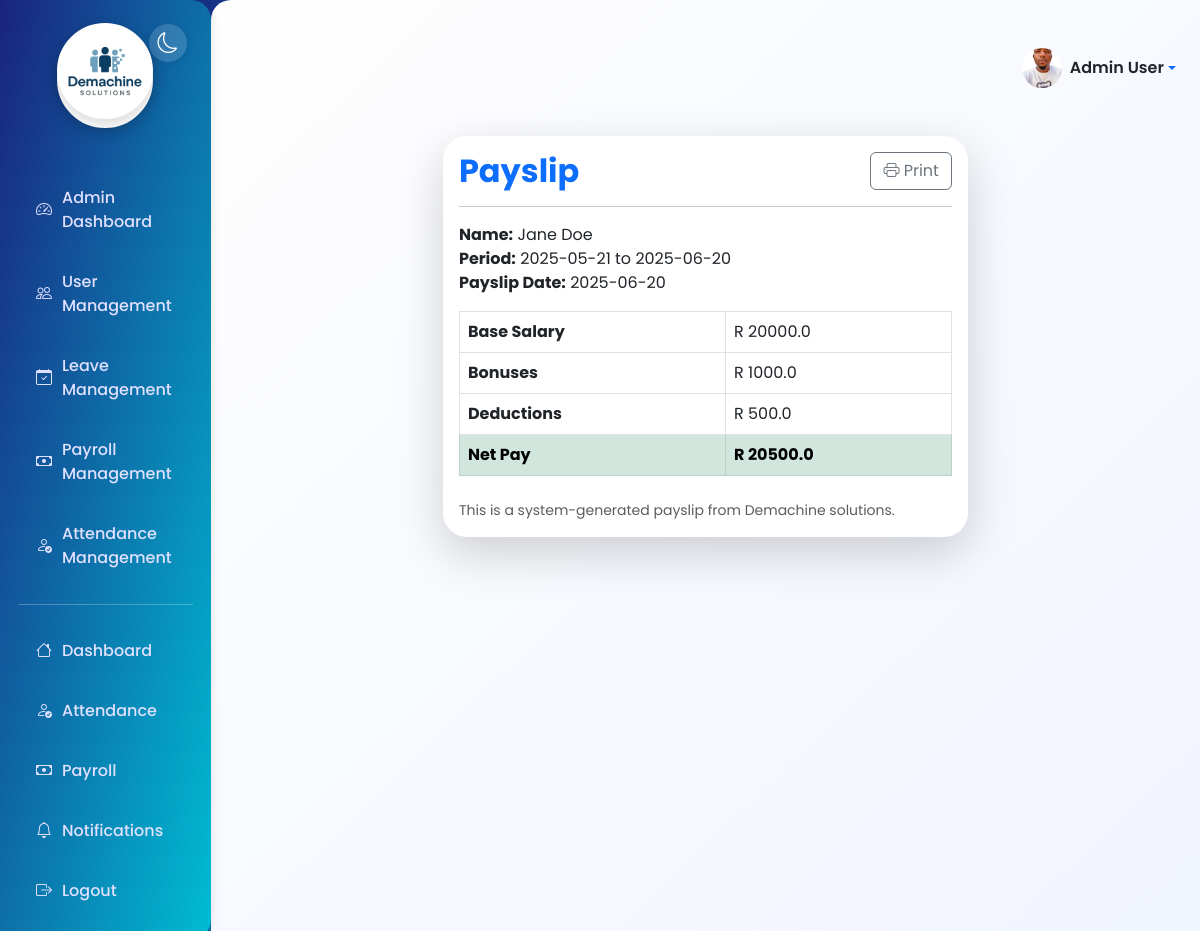
Page /payroll/1/payslip (signed in) on the committed database.
### models.py (models this page shows, shortened)
class User(db.Model, UserMixin):
    id = db.Column(db.Integer, primary_key=True)
    username = db.Column(db.String(80), unique=True, nullable=False)
    email = db.Column(db.String(120), unique=True, nullable=False)
    password_hash = db.Column(db.String(128), nullable=False)
    name = db.Column(db.String(100))
    phone = db.Column(db.String(20))
    role = db.Column(db.String(20), default='user')  # 'admin' or 'user'
    is_active = db.Column(db.Boolean, default=True)
    date_joined = db.Column(db.DateTime, default=datetime.utcnow)
    face_encoding = db.Column(db.PickleType)  # Store face encoding as binary
    profile_picture = db.Column(db.String(255))  # Filename of profile picture
    email_notifications = db.Column(db.Boolean, default=True)
    sms_notifications = db.Column(db.Boolean, default=False)
    is_verified = db.Column(db.Boolean, default=False)
    attendances = db.relationship('Attendance', backref='user', lazy=True)
    leaves = db.relationship('LeaveRequest', backref='user', lazy=True)
    payrolls = db.relationship('Payroll', backref='user', lazy=True)
    notifications = db.relationship('Notification', backref='user', lazy=True)

class Payroll(db.Model):
    id = db.Column(db.Integer, primary_key=True)
    user_id = db.Column(db.Integer, db.ForeignKey('user.id'), nullable=False)
    period_start = db.Column(db.Date, nullable=False)
    period_end = db.Column(db.Date, nullable=False)
    base_salary = db.Column(db.Float, nullable=False)
    bonuses = db.Column(db.Float, default=0.0)
    deductions = db.Column(db.Float, default=0.0)
    net_pay = db.Column(db.Float, nullable=False)
    generated_at = db.Column(db.DateTime, default=datetime.utcnow)

### app.py (the view)
@app.route('/payroll/<int:payroll_id>/payslip')
@login_required
def view_payslip(payroll_id):
    payroll = Payroll.query.get_or_404(payroll_id)
    if payroll.user_id != current_user.id and current_user.role != 'admin':
        abort(403)
    return render_template('payslip.html', payroll=payroll)

### app.py (called while the page is built)
@login_manager.user_loader
def load_user(user_id):
    return User.query.get(int(user_id))

@app.before_request
def before_request():
    if current_user.is_authenticated:
        g.unread_notifications = Notification.query.filter_by(user_id=current_user.id, is_read=False).count()
    else:
        g.unread_notifications = 0

### templates/payslip.html (shortened to what this page needs)
{% extends 'layout.html' %}
{% block content %}
<div class="container py-4">
  <div class="row justify-content-center">
    <div class="col-lg-7">
      <div class="card shadow-lg border-0 mb-4" style="border-radius: 1.5rem;">
        <div class="card-body">
          <div class="d-flex justify-content-between align-items-center mb-3">
            <h2 class="fw-bold text-primary mb-0">Payslip</h2>
            <button onclick="window.print()" class="btn btn-outline-secondary"><i class="bi bi-printer"></i> Print</button>
          </div>
          <hr>
          <div class="mb-3">
            <strong>Name:</strong> {{ payroll.user.name or payroll.user.username }}<br>
            <strong>Period:</strong> {{ payroll.period_start.strftime('%Y-%m-%d') }} to {{ payroll.period_end.strftime('%Y-%m-%d') }}<br>
            <strong>Payslip Date:</strong> {{ payroll.generated_at.strftime('%Y-%m-%d') }}
          </div>
          <table class="table table-bordered mb-4">
            <tbody>
              <tr><th>Base Salary</th><td>R {{ payroll.base_salary }}</td></tr>
              <tr><th>Bonuses</th><td>R {{ payroll.bonuses }}</td></tr>
              <tr><th>Deductions</th><td>R {{ payroll.deductions }}</td></tr>
              <tr class="table-success"><th>Net Pay</th><td><strong>R {{ payroll.net_pay }}</strong></td></tr>
            </tbody>
          </table>
          <div class="text-muted small">This is a system-generated payslip from Demachine solutions.</div>
        </div>
      </div>
    </div>
  </div>
</div>
{% endblock %}

### templates/layout.html (shortened to what this page needs)
<!DOCTYPE html>
<html lang="en">
<head>
    <link href="https://cdn.jsdelivr.net/npm/bootstrap@5.3.0/dist/css/bootstrap.min.css" rel="stylesheet">
    <link href="https://cdn.jsdelivr.net/npm/bootstrap-icons@1.10.5/font/bootstrap-icons.css" rel="stylesheet">
</head>
<body>
    <div class="d-flex">
        <div class="sidebar">
            <div class="brand" style="justify-content: center; text-align: center;">
                <div class="brand-logo" style="margin: 0 auto;">
                    <img src="{{ url_for('static', filename='images/Demachine solutions.png') }}" alt="Demachine solutions logo" style="width:96px; height:96px; object-fit:cover; border-radius:50%; border:4px solid #fff; box-shadow:0 4px 16px rgba(0,0,0,0.18); margin-bottom:18px; background:#fff;">
                </div>
            </div>
            <button class="theme-toggle" id="themeToggle" title="Toggle dark/light mode">
                <i class="bi bi-moon" id="themeIcon"></i>
            </button>
            <ul class="nav flex-column mt-4">
                {% if current_user.is_authenticated %}
                    {% if current_user.role == 'admin' %}
                        <li class="nav-item"><a href="/admin" class="nav-link"><i class="bi bi-speedometer2"></i> Admin Dashboard</a></li>
                        <li class="nav-item"><a href="/admin/users" class="nav-link"><i class="bi bi-people"></i> User Management</a></li>
                        <li class="nav-item"><a href="/admin/leaves" class="nav-link"><i class="bi bi-calendar-check"></i> Leave Management</a></li>
                        <li class="nav-item"><a href="/admin/payroll" class="nav-link"><i class="bi bi-cash"></i> Payroll Management</a></li>
                        <li class="nav-item"><a href="/admin/attendance" class="nav-link"><i class="bi bi-person-check"></i> Attendance Management</a></li>
                        <li><hr></li>
                    {% endif %}
                    <li class="nav-item"><a href="/dashboard" class="nav-link"><i class="bi bi-house"></i> Dashboard</a></li>
                    <li class="nav-item"><a href="/attendance" class="nav-link"><i class="bi bi-person-check"></i> Attendance</a></li>
                    <li class="nav-item"><a href="/payroll" class="nav-link"><i class="bi bi-cash"></i> Payroll</a></li>
                    <li class="nav-item"><a href="/notifications" class="nav-link"><i class="bi bi-bell"></i> Notifications
                    </a></li>
                    <li class="nav-item"><a href="/logout" class="nav-link"><i class="bi bi-box-arrow-right"></i> Logout</a></li>
                {% else %}
                    <li class="nav-item"><a href="/login" class="nav-link"><i class="bi bi-box-arrow-in-right"></i> Login</a></li>
                {% endif %}
            </ul>
        </div>
        <div class="main-content">
            <div class="d-flex justify-content-end align-items-center mb-3" style="min-height:56px;">
                <div class="dropdown">
                    <a href="#" class="d-flex align-items-center text-decoration-none dropdown-toggle" id="profileDropdown" data-bs-toggle="dropdown" aria-expanded="false">
                        {% if current_user.profile_picture %}
                            <img src="{{ url_for('static', filename='images/profiles/' + current_user.profile_picture) }}" alt="Profile" class="rounded-circle me-2" style="width:40px; height:40px; object-fit:cover;">
                        {% else %}
                            <img src="{{ url_for('static', filename='images/default_avatar.png') }}" alt="Profile" class="rounded-circle me-2" style="width:40px; height:40px; object-fit:cover;">
                        {% endif %}
                        <span class="fw-semibold text-dark">{{ current_user.name or current_user.username }}</span>
                    </a>
                </div>
            </div>
            {% block content %}{% endblock %}
        </div>
    </div>
</body>
</html>

### templates/layout.html (style rules this page uses)
:root { --primary: #1a237e; --secondary: #00bcd4; --accent: #ff9800; --bg-light: #f4f8fb; --bg-dark: #232a3b; --sidebar-width: 250px; }
html, body { min-height: 100vh; font-family: 'Poppins', Arial, sans-serif; background: linear-gradient(135deg, var(--primary) 0%, var(--secondary) 100%); color: #222; }
.sidebar { background: linear-gradient(to bottom right, var(--primary), var(--secondary)); color: #fff; width: var(--sidebar-width); min-height: 100vh; padding: 32px 18px 18px 18px; box-shadow: 2px 0 8px rgba(0,0,0,0.08); border-top-right-radius: 20px; border-bottom-right-radius: 20px; position: relative; }
.sidebar .brand { display: flex; align-items: center; margin-bottom: 2.5rem; justify-content: center; text-align: center; }
.sidebar .brand-logo { width: 96px; height: 96px; border-radius: 50%; border: 4px solid #fff; box-shadow: 0 4px 16px rgba(0,0,0,0.18); margin-bottom: 18px; background: #fff; display: flex; align-items: center; justify-content: center; font-size: 2rem; font-weight: 700; color: #fff; margin-right: 1rem; }
.sidebar .nav-link { color: #e0e0ff; font-weight: 500; padding: 12px 18px; margin: 6px 0; border-radius: 12px; display: flex; align-items: center; transition: background-color 0.3s, color 0.2s, transform 0.2s; }
.sidebar .nav-link i { margin-right: 10px; }
.theme-toggle { position: absolute; top: 1.5rem; right: 1.5rem; background: rgba(255,255,255,0.15); border-radius: 50%; border: none; width: 38px; height: 38px; display: flex; align-items: center; justify-content: center; font-size: 1.3rem; color: #fff; box-shadow: 0 2px 8px rgba(0,0,0,0.08); transition: background 0.2s; }
.main-content { padding: 40px 24px; width: 100%; background: linear-gradient(to bottom right, #fefefe, #f1f5ff); border-top-left-radius: 20px; min-height: 100vh; }

### rows in the picture
User: profile_picture (picture), name "Admin User"
User: user "Jane Doe"
Payroll: period_start "2025-05-21", period_end "2025-06-20", generated_at "2025-06-20", base_salary "20000.0", bonuses "1000.0", deductions "500.0", net_pay "20500.0"
